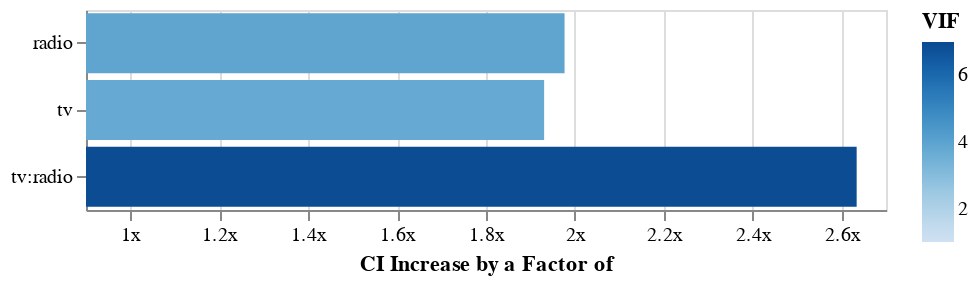

The code cell stored with this chart in its notebook:
### Code cell
# Note this visualization requires the altair package
# which is not installed by default

from altair import X, Y, Color, Scale

(
    with_interaction.vif()
    .plot.bar(
        y=Y("term").axis(title=("")),
        x=X("ci_increase_factor:Q", scale=Scale(domain=[.9, 2.7])).axis(
            title=("CI Increase by a Factor of"),
            format='~s',
            labelExpr="datum.label + 'x'"
        ),
        color=Color("vif:Q", scale=Scale(scheme="blues", domain=[1, 7])).title("VIF"),
    )
    .properties(height=100, width=400)
)

### Figure 1 — Vega-Lite specification as saved in the notebook (floating-point values rounded to 4 significant figures)
{"config": {"view": {"continuousWidth": 300, "continuousHeight": 300}}, "data": {"name": "data-15dc597cec79298d819a712e39e2d36f"}, "mark": {"type": "bar", "tooltip": true}, "encoding": {"color": {"field": "vif", "scale": {"domain": [1, 7], "scheme": "blues"}, "title": "VIF", "type": "quantitative"}, "x": {"axis": {"title": "CI Increase by a Factor of", "format": "~s", "labelExpr": "datum.label + 'x'"}, "field": "ci_increase_factor", "scale": {"domain": [0.9, 2.7]}, "type": "quantitative"}, "y": {"axis": {"title": ""}, "field": "term", "type": "nominal"}}, "height": 100, "params": [{"name": "param_77", "select": {"type": "interval", "encodings": ["x", "y"]}, "bind": "scales"}], "width": 400, "$schema": "https://vega.github.io/schema/vega-lite/v5.20.1.json", "datasets": {"data-15dc597cec79298d819a712e39e2d36f": [{"term": "tv", "vif": 3.728, "ci_increase_factor": 1.931}, {"term": "radio", "vif": 3.908, "ci_increase_factor": 1.977}, {"term": "tv:radio", "vif": 6.938, "ci_increase_factor": 2.634}]}}
